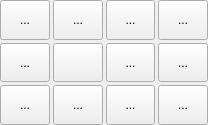
<?xml version="1.0" encoding="UTF-8"?>
<ui version="4.0">
 <class>partMainControl</class>
 <widget class="QWidget" name="partMainControl">
  <property name="geometry">
   <rect>
    <x>0</x>
    <y>0</y>
    <width>208</width>
    <height>125</height>
   </rect>
  </property>
  <property name="sizePolicy">
   <sizepolicy hsizetype="Expanding" vsizetype="Expanding">
    <horstretch>0</horstretch>
    <verstretch>0</verstretch>
   </sizepolicy>
  </property>
  <property name="minimumSize">
   <size>
    <width>0</width>
    <height>0</height>
   </size>
  </property>
  <property name="maximumSize">
   <size>
    <width>16777215</width>
    <height>166666</height>
   </size>
  </property>
  <property name="windowTitle">
   <string>Form</string>
  </property>
  <layout class="QVBoxLayout" name="verticalLayout">
   <property name="spacing">
    <number>3</number>
   </property>
   <property name="leftMargin">
    <number>0</number>
   </property>
   <property name="topMargin">
    <number>0</number>
   </property>
   <property name="rightMargin">
    <number>0</number>
   </property>
   <property name="bottomMargin">
    <number>0</number>
   </property>
   <item>
    <layout class="QGridLayout" name="gridLayout" columnstretch="0,0,0,0,0">
     <property name="spacing">
      <number>3</number>
     </property>
     <item row="2" column="2">
      <widget class="StyledToolButton" name="cmdReset">
       <property name="sizePolicy">
        <sizepolicy hsizetype="MinimumExpanding" vsizetype="Expanding">
         <horstretch>0</horstretch>
         <verstretch>0</verstretch>
        </sizepolicy>
       </property>
       <property name="toolTip">
        <string>Reset</string>
       </property>
       <property name="text">
        <string>...</string>
       </property>
       <property name="icon">
        <iconset resource="../../../resources/images.qrc">
         <normaloff>:/images/restart.png</normaloff>:/images/restart.png</iconset>
       </property>
       <property name="iconSize">
        <size>
         <width>32</width>
         <height>32</height>
        </size>
       </property>
       <property name="shortcut">
        <string>Ctrl+R</string>
       </property>
       <property name="adjustSize" stdset="0">
        <bool>true</bool>
       </property>
      </widget>
     </item>
     <item row="1" column="2">
      <widget class="StyledToolButton" name="cmdSleep">
       <property name="sizePolicy">
        <sizepolicy hsizetype="MinimumExpanding" vsizetype="Expanding">
         <horstretch>0</horstretch>
         <verstretch>0</verstretch>
        </sizepolicy>
       </property>
       <property name="toolTip">
        <string>Sleep</string>
       </property>
       <property name="text">
        <string>...</string>
       </property>
       <property name="icon">
        <iconset resource="../../../resources/images.qrc">
         <normaloff>:/images/power4.png</normaloff>:/images/power4.png</iconset>
       </property>
       <property name="iconSize">
        <size>
         <width>32</width>
         <height>32</height>
        </size>
       </property>
       <property name="adjustSize" stdset="0">
        <bool>true</bool>
       </property>
      </widget>
     </item>
     <item row="0" column="0">
      <widget class="StyledToolButton" name="cmdHome">
       <property name="sizePolicy">
        <sizepolicy hsizetype="MinimumExpanding" vsizetype="Expanding">
         <horstretch>0</horstretch>
         <verstretch>0</verstretch>
        </sizepolicy>
       </property>
       <property name="toolTip">
        <string>Home</string>
       </property>
       <property name="text">
        <string>...</string>
       </property>
       <property name="icon">
        <iconset resource="../../../resources/images.qrc">
         <normaloff>:/images/search_for_home2.png</normaloff>:/images/search_for_home2.png</iconset>
       </property>
       <property name="iconSize">
        <size>
         <width>32</width>
         <height>32</height>
        </size>
       </property>
       <property name="adjustSize" stdset="0">
        <bool>true</bool>
       </property>
      </widget>
     </item>
     <item row="2" column="4">
      <widget class="StyledToolButton" name="cmdUnlock">
       <property name="enabled">
        <bool>true</bool>
       </property>
       <property name="sizePolicy">
        <sizepolicy hsizetype="MinimumExpanding" vsizetype="Expanding">
         <horstretch>0</horstretch>
         <verstretch>0</verstretch>
        </sizepolicy>
       </property>
       <property name="minimumSize">
        <size>
         <width>50</width>
         <height>0</height>
        </size>
       </property>
       <property name="toolTip">
        <string>Unlock</string>
       </property>
       <property name="text">
        <string>...</string>
       </property>
       <property name="icon">
        <iconset resource="../../../resources/images.qrc">
         <normaloff>:/images/unlock1.png</normaloff>:/images/unlock1.png</iconset>
       </property>
       <property name="iconSize">
        <size>
         <width>32</width>
         <height>32</height>
        </size>
       </property>
       <property name="shortcut">
        <string>Ctrl+U</string>
       </property>
       <property name="adjustSize" stdset="0">
        <bool>true</bool>
       </property>
      </widget>
     </item>
     <item row="1" column="0">
      <widget class="StyledToolButton" name="cmdHold">
       <property name="sizePolicy">
        <sizepolicy hsizetype="MinimumExpanding" vsizetype="Expanding">
         <horstretch>0</horstretch>
         <verstretch>0</verstretch>
        </sizepolicy>
       </property>
       <property name="toolTip">
        <string>Hold</string>
       </property>
       <property name="text">
        <string>...</string>
       </property>
       <property name="icon">
        <iconset resource="../../../resources/images.qrc">
         <normaloff>:/images/pause.png</normaloff>:/images/pause.png</iconset>
       </property>
       <property name="iconSize">
        <size>
         <width>32</width>
         <height>32</height>
        </size>
       </property>
       <property name="checkable">
        <bool>true</bool>
       </property>
       <property name="adjustSize" stdset="0">
        <bool>true</bool>
       </property>
      </widget>
     </item>
     <item row="2" column="0">
      <widget class="StyledToolButton" name="cmdCheck">
       <property name="sizePolicy">
        <sizepolicy hsizetype="MinimumExpanding" vsizetype="Expanding">
         <horstretch>0</horstretch>
         <verstretch>0</verstretch>
        </sizepolicy>
       </property>
       <property name="toolTip">
        <string>Check</string>
       </property>
       <property name="text">
        <string>...</string>
       </property>
       <property name="icon">
        <iconset resource="../../../resources/images.qrc">
         <normaloff>:/images/check1.png</normaloff>:/images/check1.png</iconset>
       </property>
       <property name="iconSize">
        <size>
         <width>32</width>
         <height>32</height>
        </size>
       </property>
       <property name="checkable">
        <bool>true</bool>
       </property>
       <property name="adjustSize" stdset="0">
        <bool>true</bool>
       </property>
      </widget>
     </item>
     <item row="2" column="1">
      <widget class="StyledToolButton" name="cmdDoor">
       <property name="sizePolicy">
        <sizepolicy hsizetype="MinimumExpanding" vsizetype="Expanding">
         <horstretch>0</horstretch>
         <verstretch>0</verstretch>
        </sizepolicy>
       </property>
       <property name="toolTip">
        <string>Door</string>
       </property>
       <property name="text">
        <string>...</string>
       </property>
       <property name="icon">
        <iconset resource="../../../resources/images.qrc">
         <normaloff>:/images/door.png</normaloff>:/images/door.png</iconset>
       </property>
       <property name="iconSize">
        <size>
         <width>32</width>
         <height>32</height>
        </size>
       </property>
       <property name="adjustSize" stdset="0">
        <bool>true</bool>
       </property>
      </widget>
     </item>
     <item row="1" column="4">
      <widget class="StyledToolButton" name="cmdFlood">
       <property name="sizePolicy">
        <sizepolicy hsizetype="MinimumExpanding" vsizetype="Expanding">
         <horstretch>0</horstretch>
         <verstretch>0</verstretch>
        </sizepolicy>
       </property>
       <property name="toolTip">
        <string>Flood</string>
       </property>
       <property name="text">
        <string>...</string>
       </property>
       <property name="icon">
        <iconset resource="../../../resources/images.qrc">
         <normaloff>:/images/flood.png</normaloff>:/images/flood.png</iconset>
       </property>
       <property name="iconSize">
        <size>
         <width>32</width>
         <height>32</height>
        </size>
       </property>
       <property name="checkable">
        <bool>true</bool>
       </property>
       <property name="adjustSize" stdset="0">
        <bool>true</bool>
       </property>
      </widget>
     </item>
     <item row="0" column="1">
      <widget class="StyledToolButton" name="cmdProbe">
       <property name="sizePolicy">
        <sizepolicy hsizetype="MinimumExpanding" vsizetype="Expanding">
         <horstretch>0</horstretch>
         <verstretch>0</verstretch>
        </sizepolicy>
       </property>
       <property name="text">
        <string>...</string>
       </property>
       <property name="icon">
        <iconset resource="../../../resources/images.qrc">
         <normaloff>:/images/probe_z.svg</normaloff>:/images/probe_z.svg</iconset>
       </property>
       <property name="iconSize">
        <size>
         <width>32</width>
         <height>32</height>
        </size>
       </property>
      </widget>
     </item>
     <item row="0" column="2">
      <widget class="StyledToolButton" name="cmdZeroXY">
       <property name="sizePolicy">
        <sizepolicy hsizetype="MinimumExpanding" vsizetype="Expanding">
         <horstretch>0</horstretch>
         <verstretch>0</verstretch>
        </sizepolicy>
       </property>
       <property name="text">
        <string>...</string>
       </property>
       <property name="icon">
        <iconset resource="../../../resources/images.qrc">
         <normaloff>:/images/axis_zero.svg</normaloff>:/images/axis_zero.svg</iconset>
       </property>
       <property name="iconSize">
        <size>
         <width>32</width>
         <height>32</height>
        </size>
       </property>
       <property name="shortcut">
        <string>Ctrl+Z</string>
       </property>
      </widget>
     </item>
     <item row="0" column="4">
      <widget class="StyledToolButton" name="cmdZeroZ">
       <property name="sizePolicy">
        <sizepolicy hsizetype="MinimumExpanding" vsizetype="Expanding">
         <horstretch>0</horstretch>
         <verstretch>0</verstretch>
        </sizepolicy>
       </property>
       <property name="text">
        <string>...</string>
       </property>
       <property name="icon">
        <iconset resource="../../../resources/images.qrc">
         <normaloff>:/images/zero_z.svg</normaloff>:/images/zero_z.svg</iconset>
       </property>
       <property name="iconSize">
        <size>
         <width>32</width>
         <height>32</height>
        </size>
       </property>
      </widget>
     </item>
     <item row="1" column="1">
      <widget class="QToolButtonWithMenu" name="toolButtonWithMenu">
       <property name="sizePolicy">
        <sizepolicy hsizetype="MinimumExpanding" vsizetype="Expanding">
         <horstretch>0</horstretch>
         <verstretch>0</verstretch>
        </sizepolicy>
       </property>
       <property name="text">
        <string/>
       </property>
       <property name="icon">
        <iconset resource="../../../resources/images.qrc">
         <normaloff>:/images/probe_z.svg</normaloff>:/images/probe_z.svg</iconset>
       </property>
       <property name="iconSize">
        <size>
         <width>32</width>
         <height>32</height>
        </size>
       </property>
      </widget>
     </item>
    </layout>
   </item>
  </layout>
 </widget>
 <customwidgets>
  <customwidget>
   <class>StyledToolButton</class>
   <extends>QToolButton</extends>
   <header>styledtoolbutton.h</header>
  </customwidget>
  <customwidget>
   <class>QToolButtonWithMenu</class>
   <extends>QToolButton</extends>
   <header>qtoolbuttonwithmenu.h</header>
  </customwidget>
 </customwidgets>
 <resources>
  <include location="../../../resources/images.qrc"/>
 </resources>
 <connections>
  <connection>
   <sender>cmdHome</sender>
   <signal>clicked()</signal>
   <receiver>partMainControl</receiver>
   <slot>onCmdHomeClicked()</slot>
   <hints>
    <hint type="sourcelabel">
     <x>32</x>
     <y>26</y>
    </hint>
    <hint type="destinationlabel">
     <x>3</x>
     <y>14</y>
    </hint>
   </hints>
  </connection>
  <connection>
   <sender>cmdHold</sender>
   <signal>toggled(bool)</signal>
   <receiver>partMainControl</receiver>
   <slot>onCmdHoldClicked(bool)</slot>
   <hints>
    <hint type="sourcelabel">
     <x>95</x>
     <y>29</y>
    </hint>
    <hint type="destinationlabel">
     <x>90</x>
     <y>5</y>
    </hint>
   </hints>
  </connection>
  <connection>
   <sender>cmdReset</sender>
   <signal>clicked()</signal>
   <receiver>partMainControl</receiver>
   <slot>onCmdResetClicked()</slot>
   <hints>
    <hint type="sourcelabel">
     <x>126</x>
     <y>32</y>
    </hint>
    <hint type="destinationlabel">
     <x>146</x>
     <y>32</y>
    </hint>
   </hints>
  </connection>
  <connection>
   <sender>cmdUnlock</sender>
   <signal>clicked()</signal>
   <receiver>partMainControl</receiver>
   <slot>onCmdUnlockClicked()</slot>
   <hints>
    <hint type="sourcelabel">
     <x>176</x>
     <y>17</y>
    </hint>
    <hint type="destinationlabel">
     <x>194</x>
     <y>18</y>
    </hint>
   </hints>
  </connection>
  <connection>
   <sender>cmdDoor</sender>
   <signal>clicked()</signal>
   <receiver>partMainControl</receiver>
   <slot>onCmdDoorClicked()</slot>
   <hints>
    <hint type="sourcelabel">
     <x>118</x>
     <y>76</y>
    </hint>
    <hint type="destinationlabel">
     <x>122</x>
     <y>101</y>
    </hint>
   </hints>
  </connection>
  <connection>
   <sender>cmdSleep</sender>
   <signal>clicked()</signal>
   <receiver>partMainControl</receiver>
   <slot>onCmdSleepClicked()</slot>
   <hints>
    <hint type="sourcelabel">
     <x>71</x>
     <y>82</y>
    </hint>
    <hint type="destinationlabel">
     <x>75</x>
     <y>100</y>
    </hint>
   </hints>
  </connection>
  <connection>
   <sender>cmdCheck</sender>
   <signal>toggled(bool)</signal>
   <receiver>partMainControl</receiver>
   <slot>onCmdCheckClicked(bool)</slot>
   <hints>
    <hint type="sourcelabel">
     <x>30</x>
     <y>71</y>
    </hint>
    <hint type="destinationlabel">
     <x>38</x>
     <y>98</y>
    </hint>
   </hints>
  </connection>
  <connection>
   <sender>cmdFlood</sender>
   <signal>toggled(bool)</signal>
   <receiver>partMainControl</receiver>
   <slot>onCmdFloodClicked(bool)</slot>
   <hints>
    <hint type="sourcelabel">
     <x>173</x>
     <y>76</y>
    </hint>
    <hint type="destinationlabel">
     <x>194</x>
     <y>77</y>
    </hint>
   </hints>
  </connection>
  <connection>
   <sender>cmdProbe</sender>
   <signal>clicked()</signal>
   <receiver>partMainControl</receiver>
   <slot>onCmdProbeClicked()</slot>
   <hints>
    <hint type="sourcelabel">
     <x>77</x>
     <y>20</y>
    </hint>
    <hint type="destinationlabel">
     <x>103</x>
     <y>62</y>
    </hint>
   </hints>
  </connection>
  <connection>
   <sender>cmdZeroZ</sender>
   <signal>clicked()</signal>
   <receiver>partMainControl</receiver>
   <slot>onCmdZeroZClicked()</slot>
   <hints>
    <hint type="sourcelabel">
     <x>181</x>
     <y>20</y>
    </hint>
    <hint type="destinationlabel">
     <x>103</x>
     <y>62</y>
    </hint>
   </hints>
  </connection>
  <connection>
   <sender>cmdZeroXY</sender>
   <signal>clicked()</signal>
   <receiver>partMainControl</receiver>
   <slot>onCmdZeroXYClicked()</slot>
   <hints>
    <hint type="sourcelabel">
     <x>129</x>
     <y>20</y>
    </hint>
    <hint type="destinationlabel">
     <x>103</x>
     <y>62</y>
    </hint>
   </hints>
  </connection>
 </connections>
 <slots>
  <slot>onCmdHomeClicked()</slot>
  <slot>onCmdCheckClicked(bool)</slot>
  <slot>onCmdFloodClicked(bool)</slot>
  <slot>onCmdResetClicked()</slot>
  <slot>onCmdUnlockClicked()</slot>
  <slot>onCmdHoldClicked(bool)</slot>
  <slot>onCmdSleepClicked()</slot>
  <slot>onCmdDoorClicked()</slot>
  <slot>onCmdProbeClicked()</slot>
  <slot>onCmdZeroZClicked()</slot>
  <slot>onCmdZeroXYClicked()</slot>
 </slots>
</ui>
